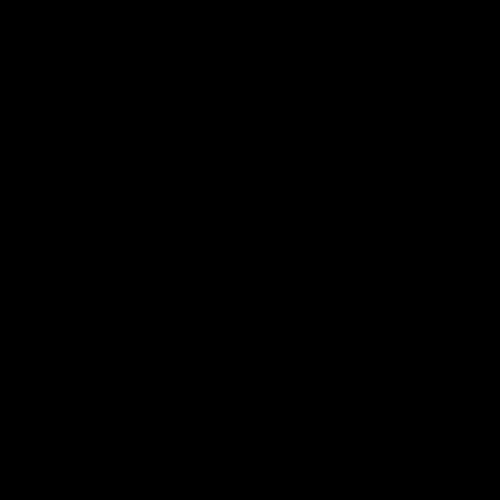
Frame 1 (no input)
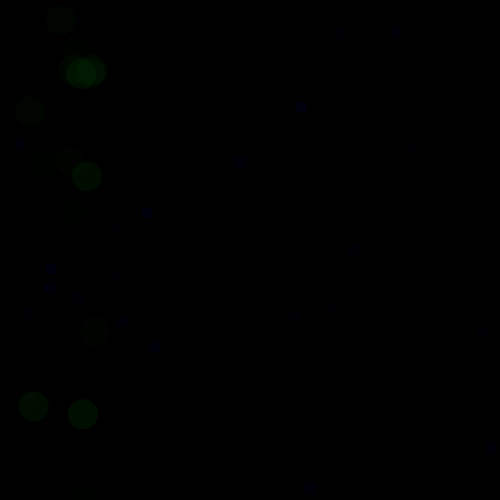
Frame 60 (the mouse pressed at the canvas centre just before this capture)
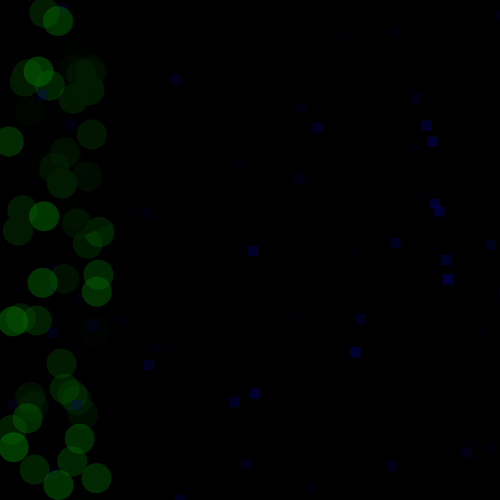
Frame 120 (the mouse held since frame 60 and released just before this capture)

The Processing sketch that drew these frames (run headless with seeded random() and noise(); from frame 60 on, the mouse is pressed at the canvas centre):

// Processing sketch: coloreess
// ── coloreess.pde
Increment Color1 = new Increment();
Increment Color2 = new Increment();
int flag = 0;

public class Increment{
  
  int incremento = 1;//incremento principal
  int li = 0;
  int index = 0;
  int Inc_index = 1;
  int a = 1;//Color base v1
  int b = 0;//Color base v2
  int c = 2;//Color base v3
  
  public Increment(){}
  
  public Increment(int a,int b, int c){
    
    this.a = a;
    this.b = b;
    this.c = c;
  }
  
  public void fullColor(int Select, int ls){
    
    boolean ok = false;
    
    if(a == ls){
      if(a == ls && incremento == -1 && b == li) a--;
      
      if(b == ls){
          if(b == ls && incremento == -1 && c == li) b--;
          
        if(c == ls) {
          incremento *= -1;
          c--;
          
        }else c += incremento;
  
      }else b = incremento;
      
    }else{

      if(a <= li)  incremento *= -5;
      a += incremento;
    }
   
    //Monitoreo de cambios
    println("a : " + a);
    println("b : " + b);
    println("c : " + c);
    
    noStroke();//Transparencia
    if(index == 200 || index == -1) Inc_index *= -1;
    
    switch(Select){
      
      case 1://Rojo predominante
        fill(a,b,c,index);
        break; 
        
      case 2://Rojo inicial con rosa
        fill(a,c,b,index);
        break;
        
      case 3:// Verde Predominante
        fill(b,a,c,index);
        break;
        
      case 4://Azul predominante con rosa
        fill(b,c,a,index);
        break;
        
      case 5://Azul predominante
        fill(c,b,a,index);
        break;
        
      case 6://Verde predominante "colores frios"
        fill(c,a,b,index);
        break;
        
      default:
        fill(a,b,c,index);
        break;
    }
    index += Inc_index;
  }
  
  
}

void setup(){
   frameRate(60);
   size(500,500);   
   background(0);
}

void draw(){
    
  fill(0,0,10,5);
  ellipse(0,0,500,500);

  Color1.fullColor(6,255);
  ellipse(random(100),random(1000),30,30);
  
  Color2.fullColor(5,255);
  rect(random(1000),random(500),10,10);


}
